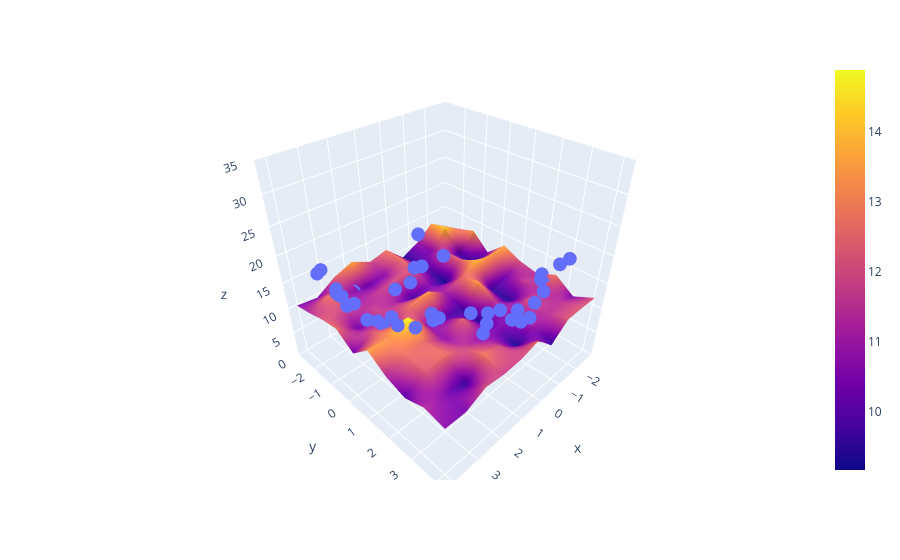

Here is the notebook cell this chart was saved with:
### Code cell
lr = LinearRegression()
lr.fit(x_multi_trans,z)

X_test_multi = poly.transform(final)
z_final = lr.predict(x_multi_trans).reshape(10,10)
fig = px.scatter_3d(x=x.ravel(), y=y.ravel(), z=z.ravel())

fig.add_trace(go.Surface(x = x_input, y = y_input, z =z_final))

fig.update_layout(scene = dict(zaxis = dict(range=[0,35])))

fig.show()
